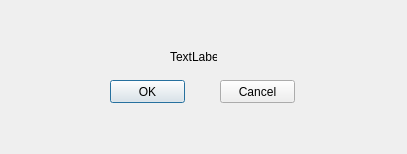
<?xml version="1.0" encoding="UTF-8"?>
<ui version="4.0">
 <class>LoginDialog</class>
 <widget class="QDialog" name="LoginDialog">
  <property name="geometry">
   <rect>
    <x>0</x>
    <y>0</y>
    <width>407</width>
    <height>154</height>
   </rect>
  </property>
  <property name="windowTitle">
   <string>Dialog</string>
  </property>
  <widget class="QLabel" name="status">
   <property name="geometry">
    <rect>
     <x>170</x>
     <y>50</y>
     <width>47</width>
     <height>13</height>
    </rect>
   </property>
   <property name="text">
    <string>TextLabel</string>
   </property>
  </widget>
  <widget class="QPushButton" name="okBtn">
   <property name="geometry">
    <rect>
     <x>110</x>
     <y>80</y>
     <width>75</width>
     <height>23</height>
    </rect>
   </property>
   <property name="text">
    <string>OK</string>
   </property>
  </widget>
  <widget class="QPushButton" name="cancelBtn">
   <property name="geometry">
    <rect>
     <x>220</x>
     <y>80</y>
     <width>75</width>
     <height>23</height>
    </rect>
   </property>
   <property name="text">
    <string>Cancel</string>
   </property>
  </widget>
 </widget>
 <resources/>
 <connections/>
</ui>
